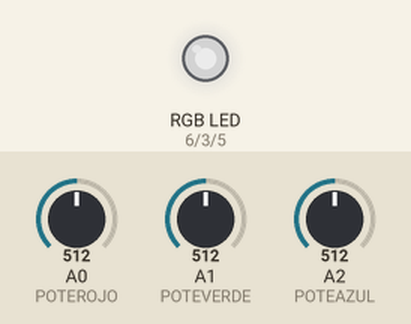
Recording of a sketch running on a simulated Arduino Uno, built with avr-gcc and run on an emulated ATmega328P. On the bench: an RGB LED mixed from three pins (HIGH = lit). The test bench sets the inputs (shaded band); at power-on: A0 (POTEROJO) = 512, A1 (POTEVERDE) = 512, A2 (POTEAZUL) = 512. Dim RGB values are drawn brighter than linear.

Above: at 1.2 s.
1.3 s: A0 (POTEROJO) set to 716
At 2.1 s:
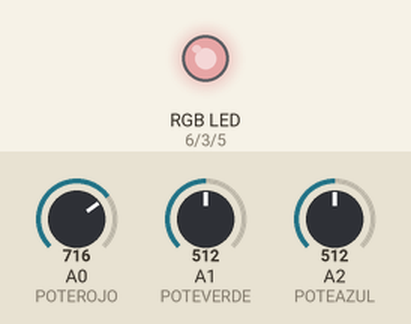
2.8 s: A1 (POTEVERDE) set to 716
At 3.2 s:
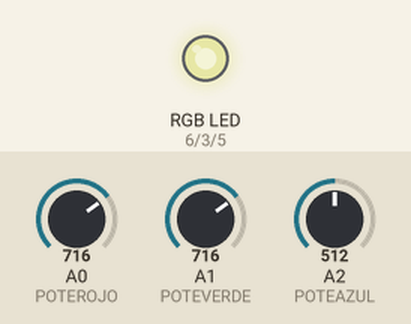
4.3 s: A2 (POTEAZUL) set to 716
At 5.5 s:
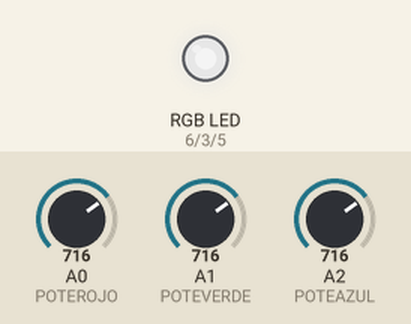
5.8 s: A0 (POTEROJO) set to 900
At 6.7 s:
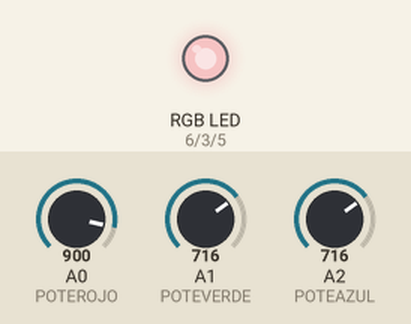
7.3 s: A1 (POTEVERDE) set to 900
At 7.8 s:
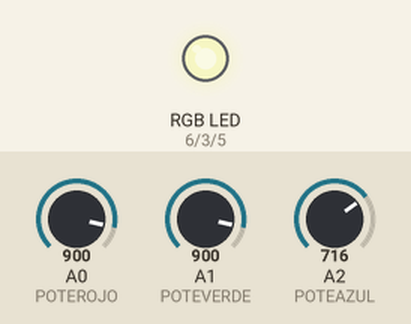
8.8 s: A2 (POTEAZUL) set to 900
At 10.2 s:
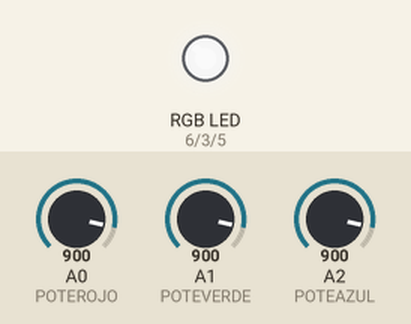
Timing chart, 0 to 11.3 s (numbered marks = the images above; inputs shaded):
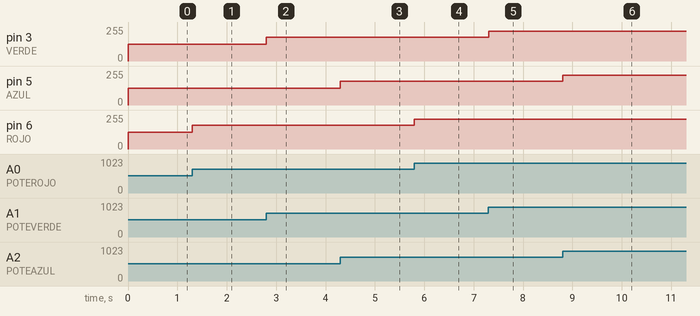

The sketch:

ledrgbpote.ino
```cpp
#define ROJO 6
#define VERDE 3
#define AZUL 5
#define POTEROJO A0
#define POTEVERDE A1
#define POTEAZUL A2
void setup() {

  // put your setup code here, to run once:
Serial.begin(9600);
pinMode(ROJO,OUTPUT);
pinMode(VERDE,OUTPUT);
pinMode(AZUL,OUTPUT);
pinMode(POTEROJO,INPUT);
pinMode(POTEVERDE,INPUT);
pinMode(POTEAZUL,INPUT);
}
  int rojov = 0;
  int verdev = 0;
  int azulv = 0;
void loop() {
  // put your main code here, to run repeatedly:
  rojov = map(analogRead(POTEROJO),0,1023,0,255);
  verdev = map(analogRead(POTEVERDE),0,1023,0,255);
  azulv = map(analogRead(POTEAZUL),0,1023,0,255);

  analogWrite(ROJO,rojov);
  analogWrite(VERDE,verdev);
  analogWrite(AZUL,azulv);
  /*Serial.print("Rojo: ");
  Serial.println(rojov);
  Serial.print("Verde: ");
  Serial.println(verdev);
  Serial.print("Azul: ");
  Serial.println(azulv);*/


}
```

Measured:
- after the input at 1.3 s, pin 6 (ROJO): 127/255 → 178/255 at once
- after the input at 2.8 s, pin 3 (VERDE): 127/255 → 178/255 at once
- after the input at 4.3 s, pin 5 (AZUL): 127/255 → 178/255 at once
- after the input at 5.8 s, pin 6 (ROJO): 178/255 → 224/255 at once
- after the input at 7.3 s, pin 3 (VERDE): 178/255 → 224/255 at once
- after the input at 8.8 s, pin 5 (AZUL): 178/255 → 224/255 at once
